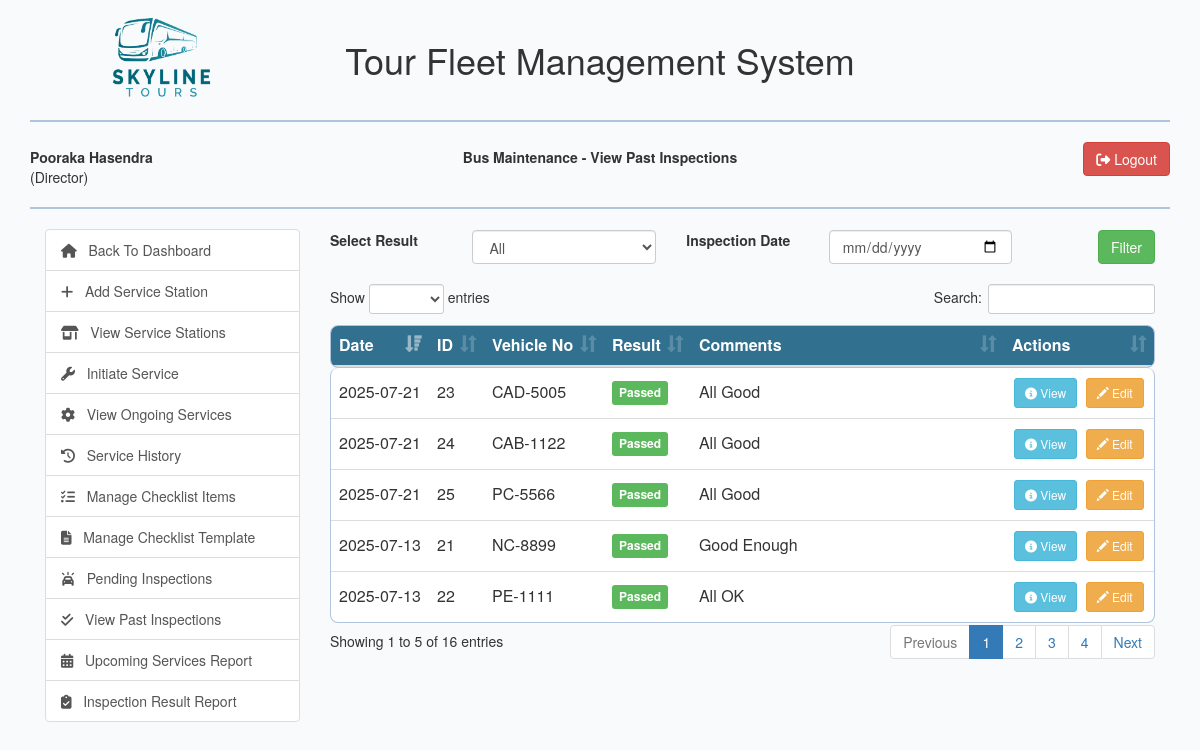
Page /view/past-inspections.php (signed in) on the earlier database version.
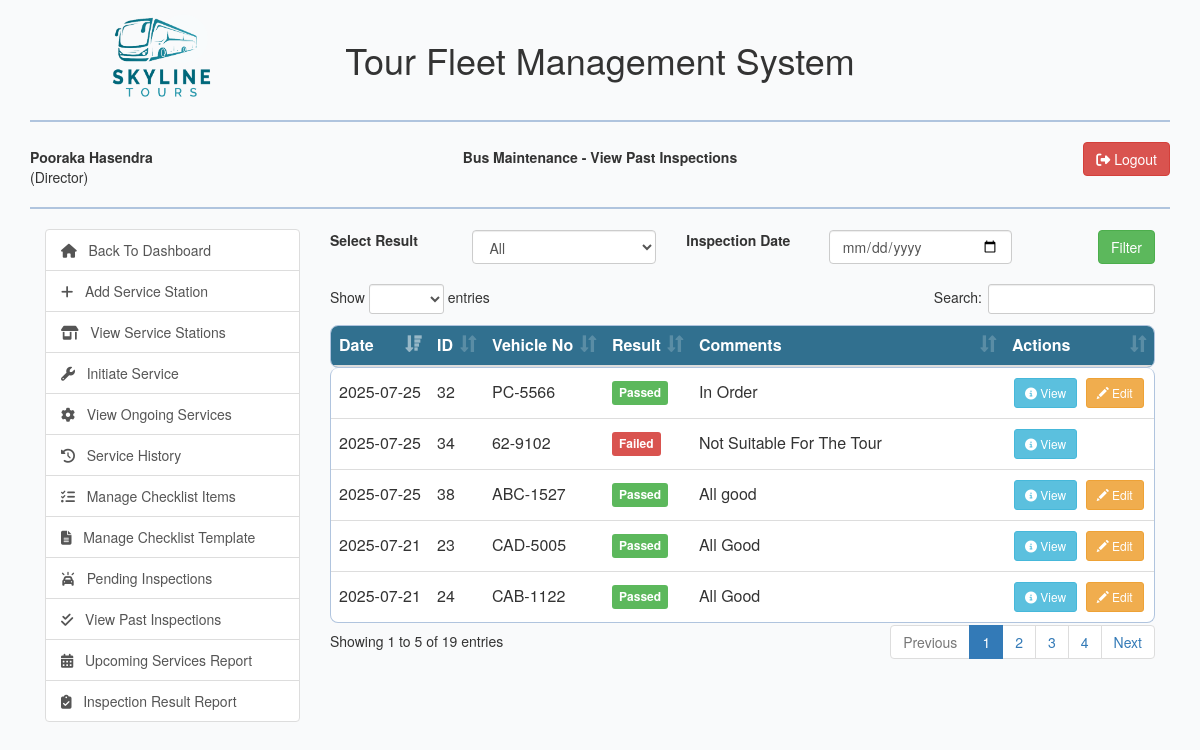
Same page on the later database version.
### tables this page shows
CREATE TABLE `inspection` (
  `inspection_id` int(10) NOT NULL,
  `bus_id` int(10) NOT NULL,
  `tour_id` int(10) NOT NULL,
  `inspection_date` date DEFAULT NULL,
  `inspection_result` int(10) DEFAULT NULL COMMENT '1: Pass, 0: Fail',
  `final_comments` varchar(255) DEFAULT NULL,
  `inspected_by` int(10) DEFAULT NULL,
  `inspection_status` int(10) NOT NULL DEFAULT 1 COMMENT '-1:Cancelled,1:Scheduled, 2:Completed,\r\n3:Failed,\r\n4:New Bus Assigned'
);

CREATE TABLE `bus` (
  `bus_id` int(10) NOT NULL,
  `category_id` int(10) NOT NULL,
  `vehicle_no` varchar(10) NOT NULL,
  `make` varchar(100) NOT NULL,
  `model` varchar(100) NOT NULL,
  `year` year(4) NOT NULL,
  `capacity` int(2) NOT NULL,
  `ac_available` char(1) NOT NULL,
  `service_interval_km` int(6) NOT NULL,
  `current_mileage_km` int(6) DEFAULT NULL,
  `current_mileage_as_at` datetime NOT NULL DEFAULT current_timestamp(),
  `last_service_mileage_km` int(6) NOT NULL,
  `service_interval_months` int(2) NOT NULL,
  `last_service_date` date NOT NULL,
  `bus_status` int(10) NOT NULL DEFAULT 1 COMMENT '-1 = Removed,\r\n0 = Out of Service,\r\n1 = Operational,\r\n2 = Service Due,\r\n3 = In Service,\r\n4 = Inspection Failed',
  `removed_by` int(10) DEFAULT NULL
);

### model/inspection_model.php (called while the page is built, shortened)
<?php
class Inspection{
    public function getPastInspectionsFiltered($resultId,$inspectionDate){
        $con = $GLOBALS["con"];
        $sql = "SELECT * FROM inspection WHERE inspection_status IN (2,3,4) ";
        $result = $con->query($sql) or die($con->error);
        return $result;
    }
}

### model/bus_model.php (called while the page is built, shortened)
<?php
class Bus{
    public function getBus($busId){
        $con = $GLOBALS["con"];
        $sql = "SELECT b.bus_id, b.category_id, b.vehicle_no, b.make, b.model, b.year, b.capacity, "
                . "b.ac_available, b.service_interval_km, b.current_mileage_km, b.current_mileage_as_at, b.last_service_mileage_km, "
                . "b.service_interval_months, b.last_service_date, b.bus_status, c.category_name  "
                . "FROM bus b, bus_category c WHERE b.category_id = c.category_id AND b.bus_id = ?";
        $stmt = $con->prepare($sql);
        $stmt->bind_param("i",$busId);
        $stmt->execute();
        $result = $stmt->get_result();
        return $result;
    }
}

### view/past-inspections.php (the view, shortened to what the changed rows need)
<?php
include_once '../model/inspection_model.php';
include_once '../model/bus_model.php';
$inspectionObj = new Inspection();
$resultId = "";
$inspectionDate ="";
$inspectionData = $inspectionObj->getPastInspectionsFiltered($resultId,$inspectionDate);
$busObj = new Bus();
?>
<html lang="en">
<head>
    <link rel="stylesheet" type="text/css" href="../css/dataTables.bootstrap.min.css"/>
    <?php include_once "../includes/bootstrap_css_includes.php"?>
</head>
<body>
    <div class="container">
        <?php include_once "../includes/header_row_includes.php";?>
        <div class="col-md-9">
            <div class="row">
                <div class="col-md-12">
                    <table class="table" id="past_inspection_table" style="width:100%">
                        <thead>
                            <tr>
                                <th>Date</th>
                                <th>ID</th>
                                <th style="white-space: nowrap">Vehicle No</th>
                                <th>Result</th>
                                <th>Comments</th>
                                <th>Actions</th>
                            </tr>
                        </thead>
                        <tbody id="past_inspection_table_body">
                            <?php while($inspectionRow = $inspectionData->fetch_assoc()){
                                $result = match((int)$inspectionRow["inspection_result"]){
                                    1=>"Passed",
                                    0=>"Failed",
                                };
                                $resultClass = match((int)$inspectionRow["inspection_result"]){
                                    1=>"label label-success",
                                    0=>"label label-danger",
                                };
                                $busId = $inspectionRow["bus_id"];
                                $busResult = $busObj->getBus($busId);
                                $busRow = $busResult->fetch_assoc();
                                ?>
                            <tr>
                                <td style="white-space: nowrap"><?php echo $inspectionRow["inspection_date"];?></td>
                                <td><?php echo $inspectionRow["inspection_id"];?></td>
                                <td style="white-space: nowrap"><?php echo $busRow["vehicle_no"];?></td>
                                <td style="white-space: nowrap"><span class="<?php echo $resultClass;?>"><?php echo $result;?></span></td>
                                <td><?php echo $inspectionRow["final_comments"];?></td>
                                <td style="white-space: nowrap">
                                    <a href="view-inspection.php?inspection_id=<?php echo base64_encode($inspectionRow["inspection_id"]); ?>"
                                       class="btn btn-sm btn-info" style="margin:2px;display:<?php echo checkPermissions(153); ?>">
                                        <span class="fa-solid fa-circle-info"></span>
                                        View
                                    </a>
                                    <?php if($inspectionRow["inspection_status"]==2||$inspectionRow["inspection_status"]==3){?>
                                    <a href="edit-inspection.php?inspection_id=<?php echo base64_encode($inspectionRow["inspection_id"]); ?>"
                                       class="btn btn-sm btn-warning" style="margin:2px;display:<?php echo checkPermissions(154); ?>">
                                        <span class="glyphicon glyphicon-pencil"></span>
                                        Edit
                                    </a>
                                    <?php }?>
                                </td>
                            </tr>
                            <?php }?>
                        </tbody>
                    </table>
                </div>
            </div>
        </div>
    </div>
</body>
</html>

Differences in the rows shown:
no longer on this page (row unchanged): inspection: inspection_date "2025-07-13", inspection_id "21", bus.vehicle_no "NC-8899", result "Passed", final_comments "Good Enough"
no longer on this page (row unchanged): inspection: inspection_date "2025-07-13", inspection_id "22", bus.vehicle_no "PE-1111", result "Passed", final_comments "All OK"
no longer on this page (row unchanged): inspection: inspection_date "2025-07-21", inspection_id "25", bus.vehicle_no "PC-5566", result "Passed", final_comments "All Good"
added inspection: inspection_date "2025-07-25", inspection_id "32", bus.vehicle_no "PC-5566", result "Passed", final_comments "In Order"
added inspection: inspection_date "2025-07-25", inspection_id "34", bus.vehicle_no "62-9102", result "Failed", final_comments "Not Suitable For The Tour", inspection_result 0 (drawn)
added inspection: inspection_date "2025-07-25", inspection_id "38", bus.vehicle_no "ABC-1527", result "Passed", final_comments "All good"
Other differences:
text written by a page script: "Show entries Search: Showing 1 to 5 of 16 entries Previous 1 2 3 4 Next" → "Show entries Search: Showing 1 to 5 of 19 entries Previous 1 2 3 4 Next"
